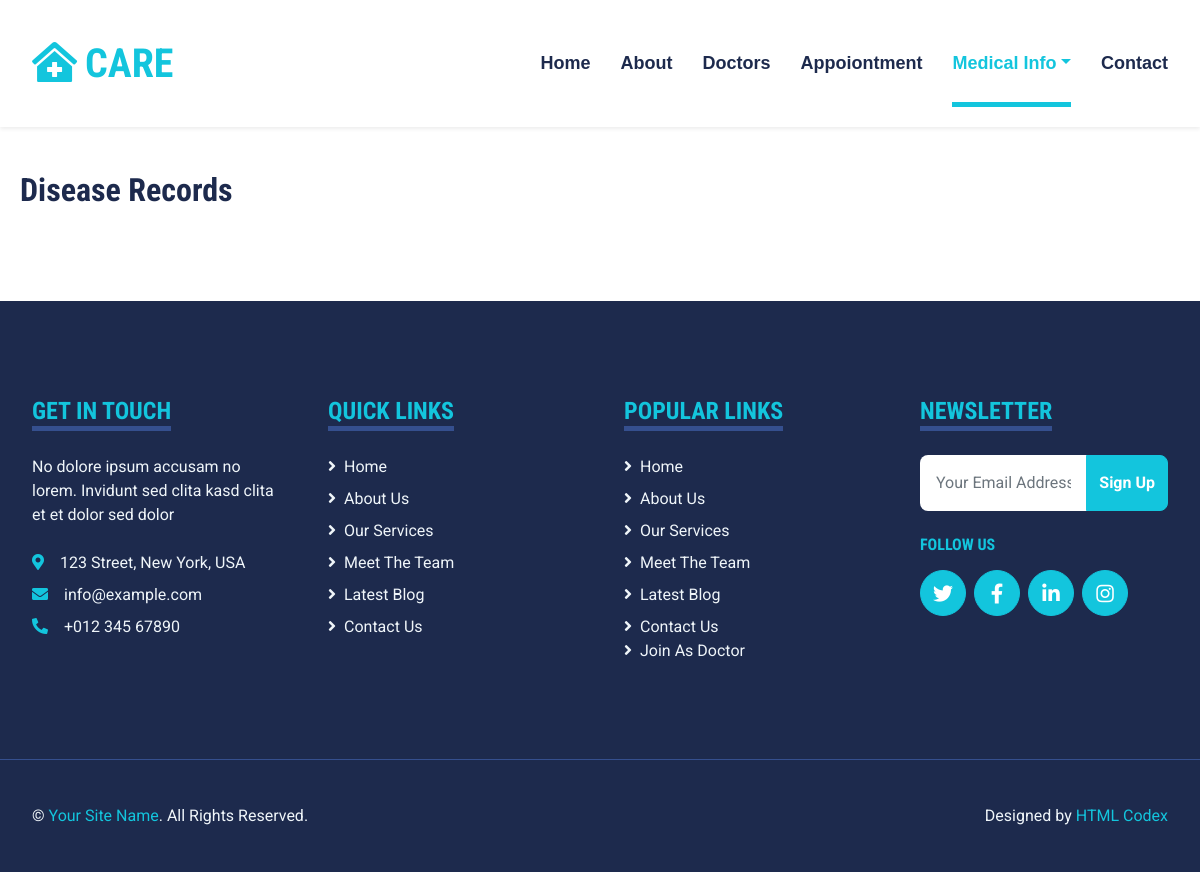
/Disease.php, run on an earlier commit of the app's database.
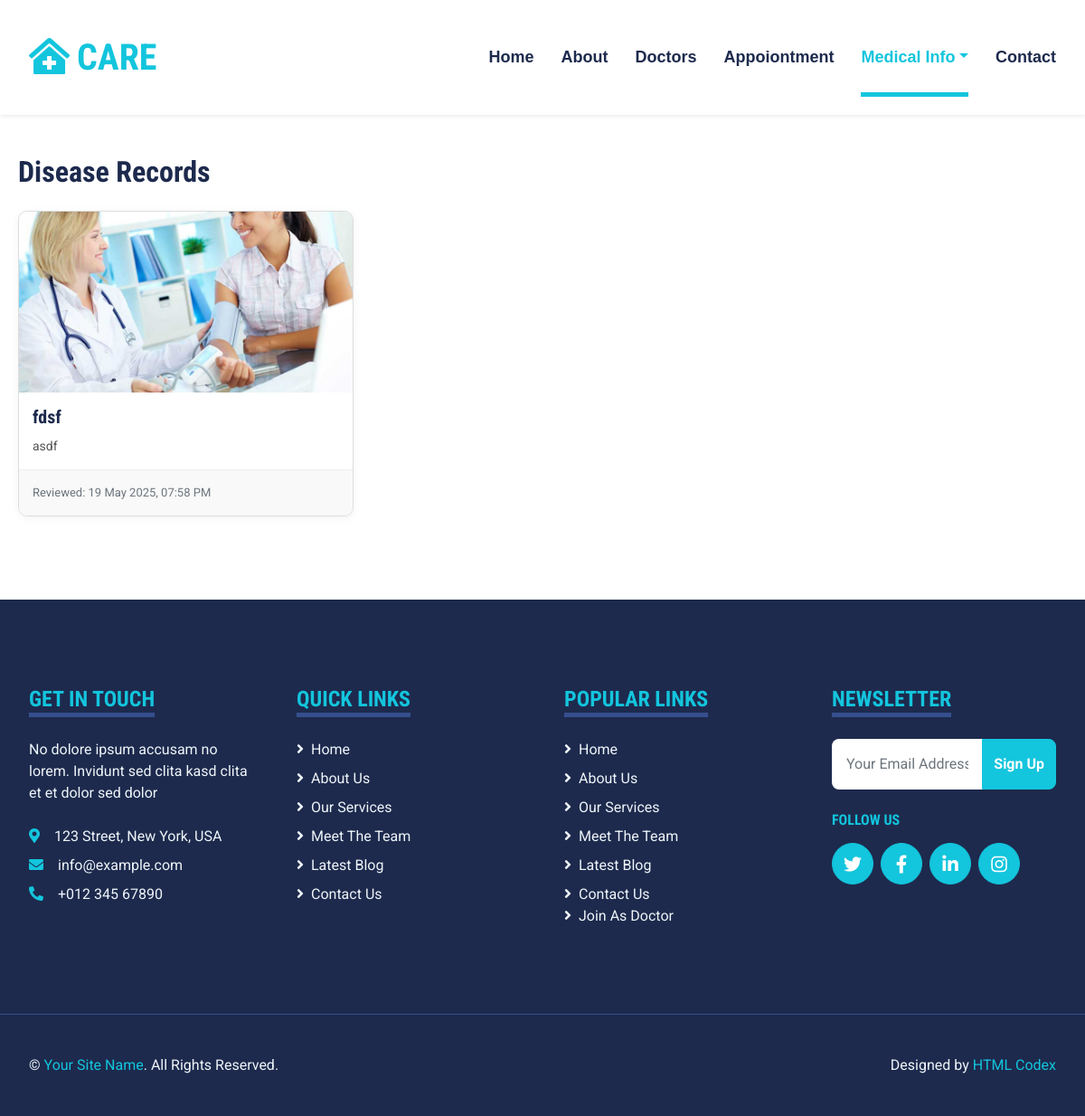
And on a later commit of the database.
### tables this page shows
CREATE TABLE `diseases` (
  `id` int(11) NOT NULL,
  `name` varchar(255) NOT NULL,
  `description` text NOT NULL,
  `image` varchar(255) DEFAULT NULL,
  `reviewed_date` datetime DEFAULT current_timestamp() ON UPDATE current_timestamp()
);

### Disease.php (the view, shortened to what this page needs)
<!DOCTYPE html>
<html lang="en">
<head>
    <link href="https://cdnjs.cloudflare.com/ajax/libs/font-awesome/5.15.0/css/all.min.css" rel="stylesheet">
    <link href="https://cdn.jsdelivr.net/npm/bootstrap-icons@1.4.1/font/bootstrap-icons.css" rel="stylesheet">
    <link href="lib/owlcarousel/assets/owl.carousel.min.css" rel="stylesheet">
    <link href="lib/tempusdominus/css/tempusdominus-bootstrap-4.min.css" rel="stylesheet" />
    <link href="css/bootstrap.min.css" rel="stylesheet">
    <link href="css/style.css" rel="stylesheet">
</head>
<body>
<div class="container-fluid sticky-top bg-white shadow-sm">
  <div class="container">
    <nav class="navbar navbar-expand-lg bg-white navbar-light py-3 py-lg-0">
      <a href="index.php" class="navbar-brand">
        <h1 class="m-0 text-uppercase text-primary">
          <i class="fa fa-clinic-medical me-2"></i>CARE
        </h1>
      </a>
      <div class="collapse navbar-collapse" id="navbarCollapse">
        <div class="navbar-nav ms-auto py-0">
          <a href="index.php" class="nav-item nav-link ">Home</a>
          <a href="about.php" class="nav-item nav-link">About</a>
          <a href="doctors.php" class="nav-item nav-link">Doctors</a>
          <a href="appointment.php" class="nav-item nav-link">Appoiontment</a>
          <div class="nav-item dropdown">
            <a href="#" class="nav-link active dropdown-toggle" data-bs-toggle="dropdown">Medical Info</a>
          </div>
          <a href="contact.php" class="nav-item nav-link">Contact</a>
        </div>
      </div>
    </nav>
  </div>
</div>
<div class="container mt-4">
    <h2 class="mb-4">Disease Records</h2>
    <div class="row">
        <?php
        include 'db.php';
        $result = $conn->query("SELECT * FROM diseases ORDER BY reviewed_date DESC");
        while ($row = $result->fetch_assoc()):
        ?>
        <div class="col-md-4 mb-4">
            <div class="card h-100">
                <?php if ($row['image']): ?>
                    <img src="<?= $row['image'] ?>" class="card-img-top" alt="Disease Image">
                <?php else: ?>
                    <img src="no-image.jpg" class="card-img-top" alt="No Image">
                <?php endif; ?>
                <div class="card-body">
                    <h5 class="card-title"><?= $row['name'] ?></h5>
                    <p class="card-text"><?= $row['description'] ?></p>
                </div>
                <div class="card-footer text-muted">
                    Reviewed: <?= date('d M Y, h:i A', strtotime($row['reviewed_date'])) ?>
                </div>
            </div>
        </div>
        <?php endwhile; ?>
    </div>
</div>
    <?php include("footer.php"); ?>
</body>
</html>

What changed in the data, as far as the page shows it:
added diseases: image (picture), name "fdsf", description "asdf", reviewed_date "19 May 2025, 07:58 PM"
